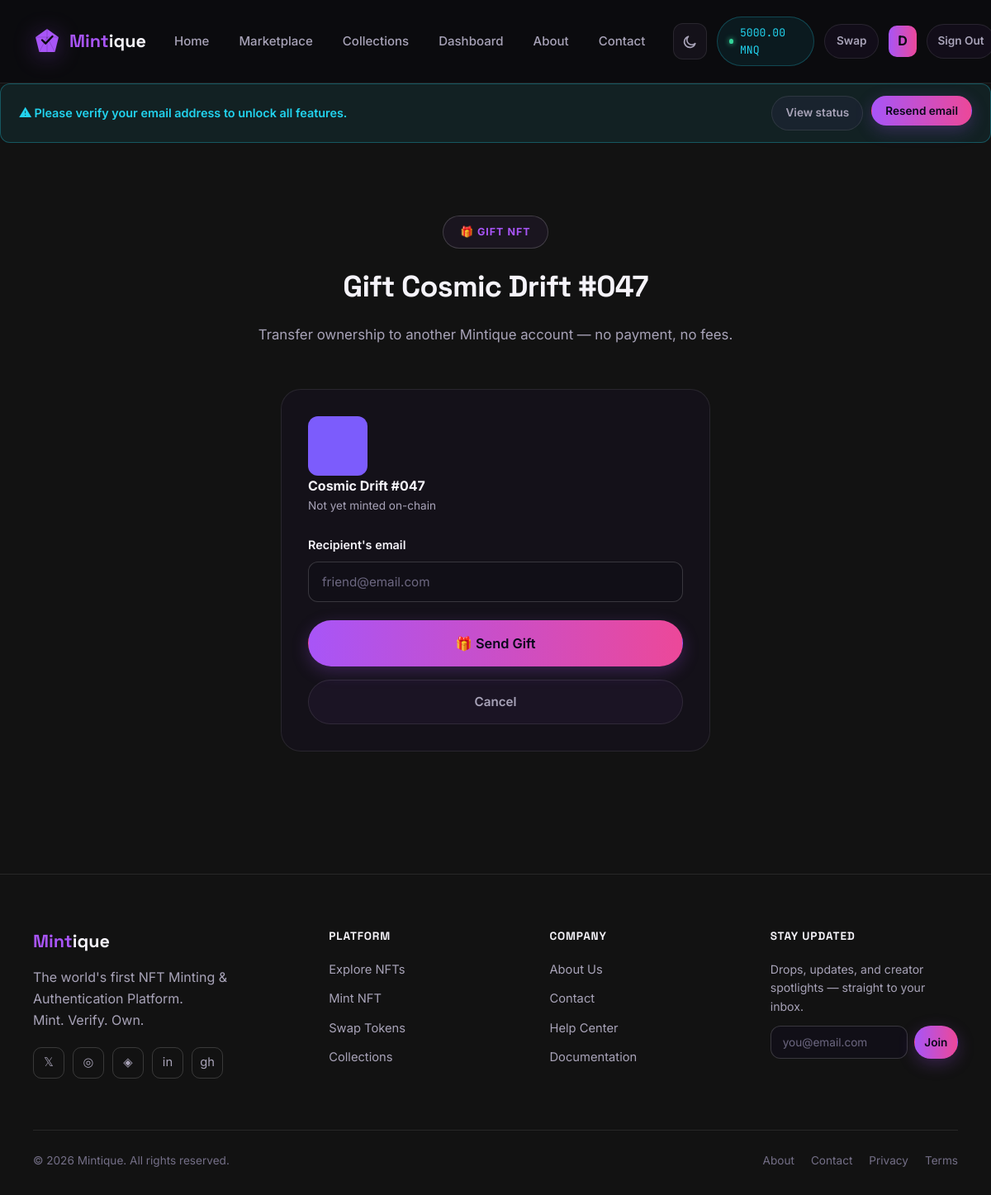
The app's page /nft/1/gift/ (signed in) with its own data.
### walletapp/models.py (models this page shows, shortened)
class Wallet(models.Model):
    user = models.OneToOneField(settings.AUTH_USER_MODEL, on_delete=models.CASCADE, related_name="ledger_wallet")
    eth_balance = models.DecimalField(max_digits=18, decimal_places=6, default=5)  # demo starting balance
    mnq_balance = models.DecimalField(max_digits=18, decimal_places=4, default=0)
    btc_balance = models.DecimalField(max_digits=18, decimal_places=8, default=0)
    usdt_balance = models.DecimalField(max_digits=18, decimal_places=2, default=0)
    usdc_balance = models.DecimalField(max_digits=18, decimal_places=2, default=0)
    sol_balance = models.DecimalField(max_digits=18, decimal_places=4, default=0)
    updated_at = models.DateTimeField(auto_now=True)
    BALANCE_FIELDS = {
        "ETH": "eth_balance",
        "MNQ": "mnq_balance",
        "BTC": "btc_balance",
        "USDT": "usdt_balance",
        "USDC": "usdc_balance",
        "SOL": "sol_balance",
    }

### accounts/models.py (models this page shows, shortened)
class User(AbstractUser):
    class AuthProvider(models.TextChoices):
        EMAIL = "email", "Email"
        GOOGLE = "google", "Google"
        WALLET = "wallet", "Wallet"
    email = models.EmailField(unique=True)
    avatar = models.ImageField(upload_to="avatars/", blank=True, null=True)
    bio = models.CharField(max_length=255, blank=True)
    wallet_address = models.CharField(max_length=64, blank=True, null=True, unique=False)
    wallet_connected_at = models.DateTimeField(blank=True, null=True)
    is_email_verified = models.BooleanField(default=False)
    email_verification_token = models.UUIDField(default=uuid.uuid4, editable=False)
    two_factor_enabled = models.BooleanField(default=False)
    auth_provider = models.CharField(max_length=20, choices=AuthProvider.choices, default=AuthProvider.EMAIL)
    is_verified_creator = models.BooleanField(default=False)
    verified_creator_at = models.DateTimeField(blank=True, null=True)
    created_at = models.DateTimeField(auto_now_add=True)
    USERNAME_FIELD = "email"
    REQUIRED_FIELDS = ["username"]
    @property
    def has_wallet(self):
        return bool(self.wallet_address)
    @property
    def initials(self):
        return (self.first_name[:1] or self.username[:1] or "U").upper()

### nftapp/models.py (models this page shows, shortened)
class NFT(models.Model):
    owner = models.ForeignKey(settings.AUTH_USER_MODEL, on_delete=models.CASCADE, related_name="nfts")
    creator = models.ForeignKey(
        settings.AUTH_USER_MODEL, on_delete=models.SET_NULL, blank=True, null=True, related_name="created_nfts"
    )
    creator_name = models.CharField(max_length=100)
    name = models.CharField(max_length=150)
    description = models.TextField(blank=True)
    image = models.ImageField(upload_to=nft_upload_path)
    category = models.CharField(max_length=20, choices=Category.choices, default=Category.ART)
    price = models.DecimalField(max_digits=12, decimal_places=4, default=0)
    currency = models.CharField(max_length=6, choices=Currency.choices, default=Currency.ETH)
    collection = models.ForeignKey(
        Collection, on_delete=models.SET_NULL, blank=True, null=True, related_name="nfts"
    )
    royalty_percentage = models.DecimalField(
        max_digits=5, decimal_places=2, default=0,
        validators=[MinValueValidator(0), MaxValueValidator(100)],
    )
    is_lazy_minted = models.BooleanField(default=False)
    lazy_minted_at = models.DateTimeField(blank=True, null=True)
    is_burned = models.BooleanField(default=False)
    burned_at = models.DateTimeField(blank=True, null=True)
    content_hash = models.CharField(max_length=64, editable=False, blank=True)
    is_listed = models.BooleanField(default=True)
    likes = models.PositiveIntegerField(default=0)
    views = models.PositiveIntegerField(default=0)
    created_at = models.DateTimeField(auto_now_add=True)
    ipfs_image_cid = models.CharField(max_length=100, blank=True)
    ipfs_metadata_cid = models.CharField(max_length=100, blank=True)
    mint_status = models.CharField(max_length=12, choices=MintStatus.choices, default=MintStatus.OFFCHAIN)
    mint_error = models.CharField(
        max_length=255, blank=True,
        help_text="Last IPFS/on-chain error message, if mint_status is offchain/pending due to a failure.",
    )
    token_standard = models.CharField(
        max_length=10, choices=TokenStandard.choices, default=TokenStandard.ERC721,
        help_text="Which token contract family this NFT is minted under. See TokenStandard for the "
                   "extensibility rationale.",
    )
    contract_address = models.CharField(max_length=42, blank=True)
    network = models.CharField(
        max_length=20, choices=Network.choices, blank=True,
        help_text="Chain the mint was (or will be) confirmed on — set from settings.POLYGON_NETWORK at "
                   "mint time so it stays accurate even if the site's active network later changes.",
    )
    chain_id = models.PositiveIntegerField(blank=True, null=True)
    onchain_token_id = models.PositiveBigIntegerField(blank=True, null=True)
    polygon_tx_hash = models.CharField(max_length=66, blank=True)
    minter_wallet_address = models.CharField(max_length=42, blank=True)
    minted_at = models.DateTimeField(
        blank=True, null=True,
        help_text="When the mint transaction was confirmed on-chain (distinct from created_at, which is "
                   "when the off-chain database row was first created).",
    )
    image_uri = models.CharField(max_length=255, blank=True, help_text="ipfs://<CID> of the pinned artwork.")
    metadata_uri = models.CharField(
        max_length=255, blank=True, help_text="ipfs://<CID> of the pinned ERC-721 metadata JSON — this is "
                                               "exactly what the contract's tokenURI(tokenId) resolves to."
    )
    is_soulbound = models.BooleanField(
        default=False, help_text="ERC-5192 — if set, this token is non-transferable once minted."
    )
    standard_metadata = models.JSONField(
        default=dict, blank=True,
        help_text="Standard-specific extra state, e.g. {'rental_user': '0x..', 'rental_expires': ..} for "
                   "ERC-4907, or {'supply': N} for ERC-1155.",
    )
    class Meta:
        ordering = ["-created_at"]
        constraints = [
            models.UniqueConstraint(
                fields=["contract_address", "chain_id", "onchain_token_id"],
                condition=Q(onchain_token_id__isnull=False),
                name="unique_onchain_token_per_contract_chain",
            ),
            models.UniqueConstraint(
                fields=["polygon_tx_hash"],
                condition=~Q(polygon_tx_hash=""),
                name="unique_polygon_tx_hash",
            ),
        ]
    def get_absolute_url(self):
        return reverse("nftapp:nft_detail", args=[self.pk])
    @property
    def token_id_display(self):
        return self.onchain_token_id

### nftapp/views.py (the view, shortened to what this page needs)
# urls.py: path("<int:pk>/gift/", views.gift_nft_view, name="gift_nft"),
@login_required
@wallet_required
def gift_nft_view(request, pk):
    nft = get_object_or_404(NFT, pk=pk, is_burned=False)
    if nft.owner_id != request.user.id:
        messages.error(request, "You can only gift NFTs you own.")
        return redirect("nftapp:nft_detail", pk=pk)
    form = GiftNFTForm(request.POST or None, sender=request.user)
    return render(request, "nftapp/gift_nft.html", {"nft": nft, "form": form})

### nftapp/forms.py (shortened to what this page needs)
class GiftNFTForm(forms.Form):
    recipient_email = forms.EmailField(
        label="Recipient's email",
        widget=forms.EmailInput(attrs={"placeholder": "friend@email.com"}),
    )
    def __init__(self, *args, sender=None, **kwargs):
        self.sender = sender
        super().__init__(*args, **kwargs)

### accounts/context_processors.py (called while the page is built)
def auth_config(request):
    return {
        "google_auth_enabled": bool(settings.GOOGLE_CLIENT_ID and settings.GOOGLE_CLIENT_SECRET),
        "walletconnect_project_id": settings.WALLETCONNECT_PROJECT_ID,
    }

### nftapp/views.py (called while the page is built)
def wallet_required(view_func):
    @wraps(view_func)
    def _wrapped(request, *args, **kwargs):
        if request.method == "POST" and not request.user.has_wallet:
            messages.warning(request, "Connect your wallet before continuing.")
            return redirect(f"{request.path}?wallet_required=1")
        return view_func(request, *args, **kwargs)
    return _wrapped

### walletapp/context_processors.py (called while the page is built)
def wallet_context(request):
    if request.user.is_authenticated:
        wallet, _ = Wallet.objects.get_or_create(user=request.user)
        return {"nav_wallet": wallet}
    return {"nav_wallet": None}

### templates/nftapp/gift_nft.html (shortened to what this page needs)
{% extends "base.html" %}
{% load static %}
{% block content %}
<section class="section">
  <div class="section-head">
    <span class="eyebrow">🎁 Gift NFT</span>
    <h2>Gift <span class="grad-text">{{ nft.name }}</span></h2>
    <p>Transfer ownership to another Mintique account — no payment, no fees.</p>
  </div>
  <div class="card" style="max-width:520px; margin:0 auto;">
    <div class="row" style="gap:16px; align-items:center; margin-bottom:24px;">
      <img src="{{ nft.image.url }}" alt="{{ nft.name }}" style="width:72px; height:72px; border-radius:12px; object-fit:cover;">
      <div>
        <b>{{ nft.name }}</b>
        <div class="muted" style="font-size:0.85rem;">{{ nft.token_id_display|default:"Not yet minted on-chain" }}</div>
      </div>
    </div>
    <form method="post" data-wallet-gate novalidate>
      <div class="field">
        <label>{{ form.recipient_email.label }}</label>
        {{ form.recipient_email }}
      </div>
      <button type="submit" class="btn btn-gradient btn-block btn-lg">🎁 Send Gift</button>
      <a href="{{ nft.get_absolute_url }}" class="btn btn-ghost btn-block mt-16">Cancel</a>
    </form>
  </div>
</section>
{% endblock %}

### templates/partials/_header.html (shortened to what this page needs)
{% load static %}
<nav class="navbar" id="siteNavbar">
  <a href="{% url 'home' %}" class="brand">
    <span class="brand-mark">
    </span>
    <span>Mint<b>ique</b></span>
  </a>
  <div class="nav-links" id="navLinks">
    <a href="{% url 'home' %}" {% if request.resolver_match.url_name == 'home' %}class="active"{% endif %}>Home</a>
    <a href="{% url 'nftapp:marketplace' %}" {% if request.resolver_match.url_name == 'marketplace' %}class="active"{% endif %}>Marketplace</a>
    <a href="{% url 'nftapp:collection_list' %}" {% if request.resolver_match.url_name == 'collection_list' or request.resolver_match.url_name == 'collection_detail' %}class="active"{% endif %}>Collections</a>
    {% if user.is_authenticated %}
    <a href="{% url 'nftapp:dashboard' %}" {% if request.resolver_match.url_name == 'dashboard' %}class="active"{% endif %}>Dashboard</a>
    {% else %}
    <a href="{% url 'nftapp:my_collection' %}" {% if request.resolver_match.url_name == 'my_collection' %}class="active"{% endif %}>My NFTs</a>
    {% endif %}
    <a href="{% url 'about' %}" {% if request.resolver_match.url_name == 'about' %}class="active"{% endif %}>About</a>
    <a href="{% url 'contact' %}" {% if request.resolver_match.url_name == 'contact' %}class="active"{% endif %}>Contact</a>
  </div>
  <div class="nav-actions">
    <button class="theme-toggle" id="themeToggle" aria-label="Toggle dark / light theme" type="button">
      <svg class="icon-moon" width="19" height="19" viewBox="0 0 24 24" fill="none" stroke="currentColor" stroke-width="2" stroke-linecap="round" stroke-linejoin="round"><path d="M20 14.5A8.5 8.5 0 1 1 9.5 4a7 7 0 0 0 10.5 10.5Z"/></svg>
    </button>
    {% if user.is_authenticated %}
      {% if nav_wallet %}
        <div class="wallet-pill" title="MNQ token balance">
          <span class="dot"></span>{{ nav_wallet.mnq_balance|floatformat:2 }} MNQ
        </div>
      {% endif %}
      <a href="{% url 'walletapp:swap' %}" class="btn btn-ghost btn-sm">Swap</a>
      <a href="{% url 'nftapp:dashboard' %}" class="avatar-chip" title="{{ user.email }}">
        {% if user.avatar %}<img src="{{ user.avatar.url }}" alt="" style="width:100%;height:100%;border-radius:inherit;object-fit:cover;">{% else %}{{ user.initials }}{% endif %}
      </a>
      <a href="{% url 'accounts:logout' %}" class="btn btn-ghost btn-sm">Sign Out</a>
    {% else %}
      <a href="{% url 'accounts:login' %}" class="btn btn-outline">Login</a>
      <a href="{% url 'accounts:register' %}" class="btn btn-gradient">Register</a>
    {% endif %}
  </div>
</nav>

### records on screen
Wallet: mnq_balance "5000.00"
User: initials "D"
NFT: name "Cosmic Drift #047", image (picture), token_id_display "Not yet minted on-chain"
